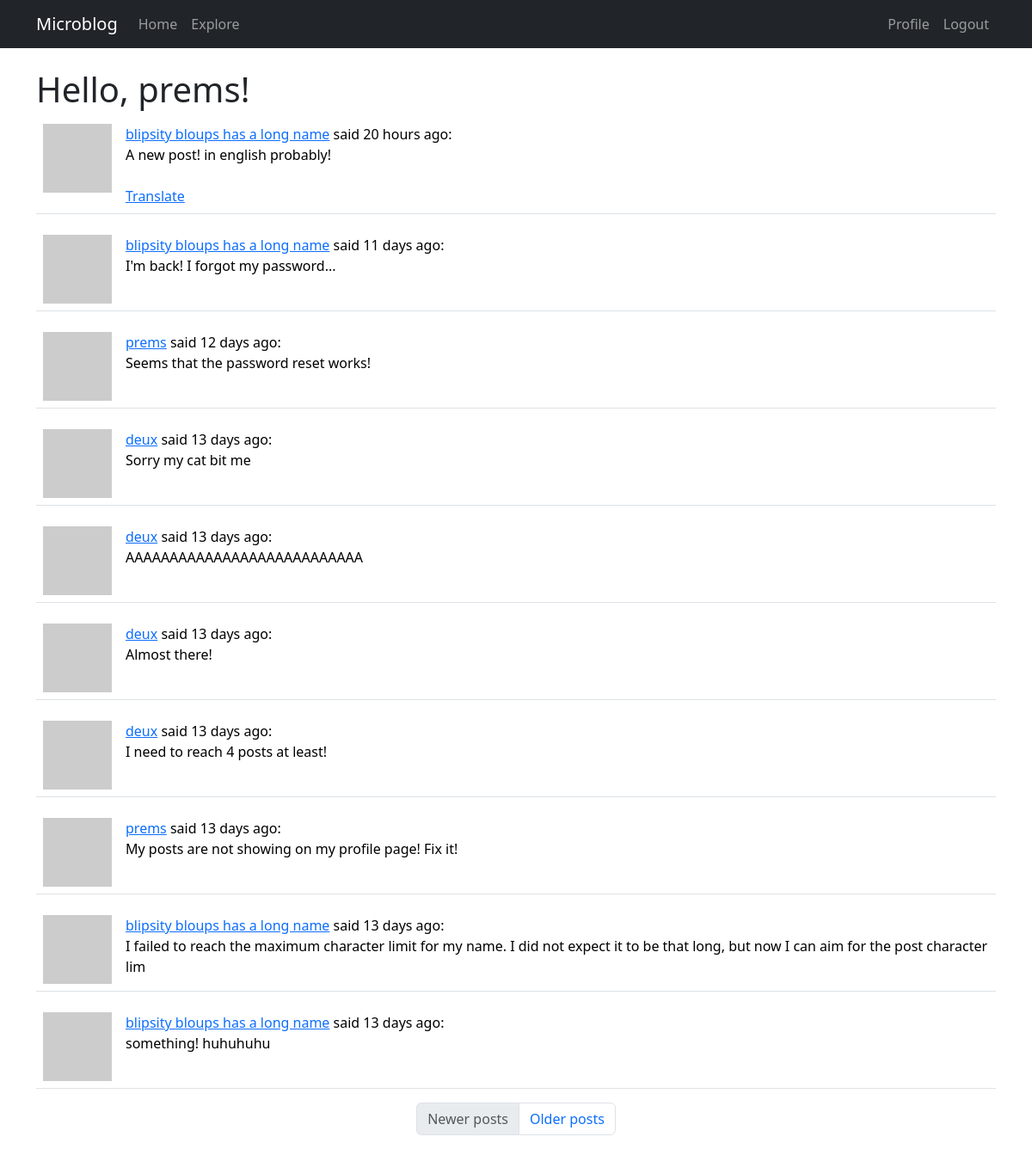
The page /explore (signed in) on the database as committed earlier.
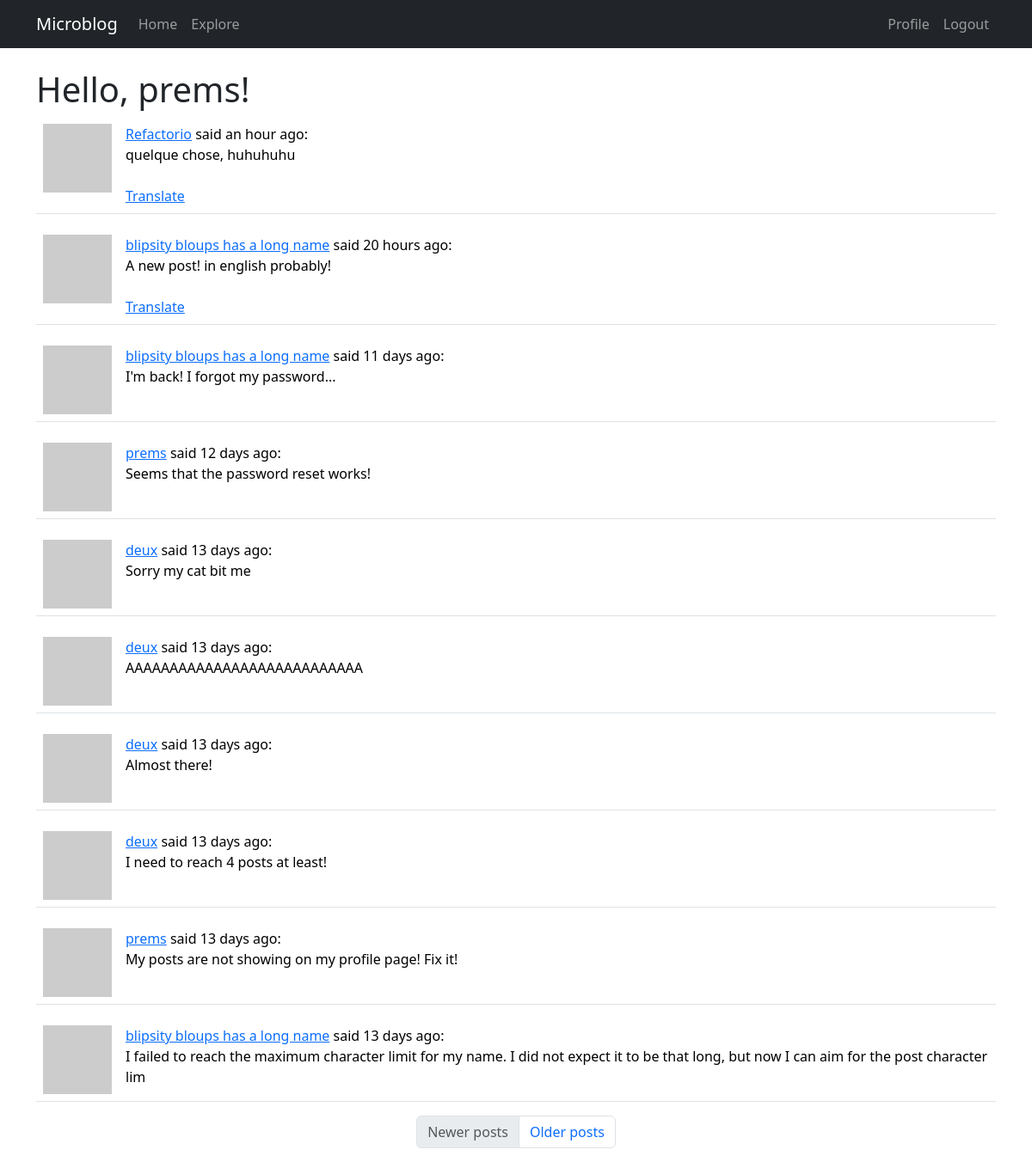
The same page on the database as committed later.
### app/models.py (models this page shows, shortened)
class Post(db.Model):
    id: so.Mapped[int] = so.mapped_column(primary_key=True)
    body: so.Mapped[str] = so.mapped_column(sa.String(140))
    timestamp: so.Mapped[datetime] = so.mapped_column(
        index=True, default=lambda: datetime.now(timezone.utc)
    )
    user_id: so.Mapped[int] = so.mapped_column(sa.ForeignKey(User.id), index=True)
    author: so.Mapped[User] = so.relationship(back_populates="posts")
    language: so.Mapped[Optional[str]] = so.mapped_column(sa.String(5))

class User(UserMixin, db.Model):
    id: so.Mapped[int] = so.mapped_column(primary_key=True)
    username: so.Mapped[str] = so.mapped_column(sa.String(64), index=True, unique=True)
    email: so.Mapped[str] = so.mapped_column(sa.String(120), index=True, unique=True)
    password_hash: so.Mapped[Optional[str]] = so.mapped_column(sa.String(256))
    posts: so.WriteOnlyMapped["Post"] = so.relationship(back_populates="author")
    about_me: so.Mapped[Optional[str]] = so.mapped_column(sa.String(140))
    last_seen: so.Mapped[Optional[datetime]] = so.mapped_column(
        default=lambda: datetime.now(timezone.utc)
    )
    following: so.WriteOnlyMapped["User"] = so.relationship(
        secondary=followers,
        primaryjoin=(followers.c.follower_id == id),
        secondaryjoin=(followers.c.followed_id == id),
        back_populates="followers",
    )
    followers: so.WriteOnlyMapped["User"] = so.relationship(
        secondary=followers,
        primaryjoin=(followers.c.followed_id == id),
        secondaryjoin=(followers.c.follower_id == id),
        back_populates="following",
    )
    def avatar(self, size):
        digest = md5(self.email.lower().encode("utf-8")).hexdigest()
        return f"https://www.gravatar.com/avatar/{digest}?d=identicon&s={size}"

### app/routes.py (the view)
@app.route("/explore")
@login_required
def explore():
    page = request.args.get("page", 1, int)
    query = sa.select(Post).order_by(Post.timestamp.desc())
    posts = db.paginate(
        query, page=page, per_page=app.config["POSTS_PER_PAGE"], error_out=False
    )
    prev_url = url_for("explore", page=posts.prev_num) if posts.has_prev else None
    next_url = url_for("explore", page=posts.next_num) if posts.has_next else None
    return render_template(
        "index.html",
        title=_("Explore"),
        posts=posts,
        prev_url=prev_url,
        next_url=next_url,
    )

### app/__init__.py (called while the page is built)
def get_locale():
    return "fr"

### app/models.py (called while the page is built)
@login.user_loader
def load_user(id):
    return db.session.get(User, int(id))

### app/routes.py (called while the page is built)
@app.before_request
def before_request():
    if current_user.is_authenticated:
        current_user.last_seen = datetime.now(timezone.utc)
        db.session.commit()
    g.locale = get_locale()

### app/templates/index.html (shortened to what this page needs)
{% extends 'base.html' %}
{% import "bootstrap_wtf.html" as wtf %}
{% block content %}
<h1>{{_("Hello")}}, {{ current_user.username }}!</h1>
{% for post in posts %}
{% include '_post.html' %}
{% endfor %}
<nav aria-label="Post navigation">
  <ul class="pagination justify-content-center">
    <li class="page-item {% if not prev_url %} disabled{% endif %}">
      <a class="page-link" href="{{ prev_url }}">{{_("Newer posts")}}</a>
    </li>
    <li class=" page-item {% if not next_url %} disabled{% endif %}">
        <a class="page-link" href="{{ next_url }}">{{_("Older posts")}}</a>
    </li>
  </ul>
</nav>
{% endblock %}

### app/templates/_post.html
<table class="table table-hover">
    <tr valign="top">
        <td width="70px">
            <a href="{{ url_for('user', username=post.author.username) }}">
                <img src="{{ post.author.avatar(36) }}"></a>
        </td>
        <td>
            <a href="{{ url_for('user', username=post.author.username) }}">
                {{ post.author.username }}</a>
            {{_("said")}} {{ moment(post.timestamp).fromNow() }}:
            <br>
            <span id="post{{ post.id }}">{{ post.body }}</span>
            {% if post.language and post.language != g.locale %}
            <br><br>
            <span id="translation{{ post.id }}"> <a href="javascript:translate('post{{post.id}}',
                    'translation{{post.id}}',
                    '{{post.language}}',
                    '{{g.locale}}')">{{_("Translate")}}</a>
            </span>
            {% endif %}
        </td>
    </tr>
</table>

Rows that differ between the two databases and show on the page:
no longer on this page (row unchanged): Post: author.username "blipsity bloups has a long name", timestamp "13 days ago", body "something! huhuhuhu"
added Post: author.username "Refactorio", timestamp "an hour ago", body "quelque chose, huhuhuhu"
